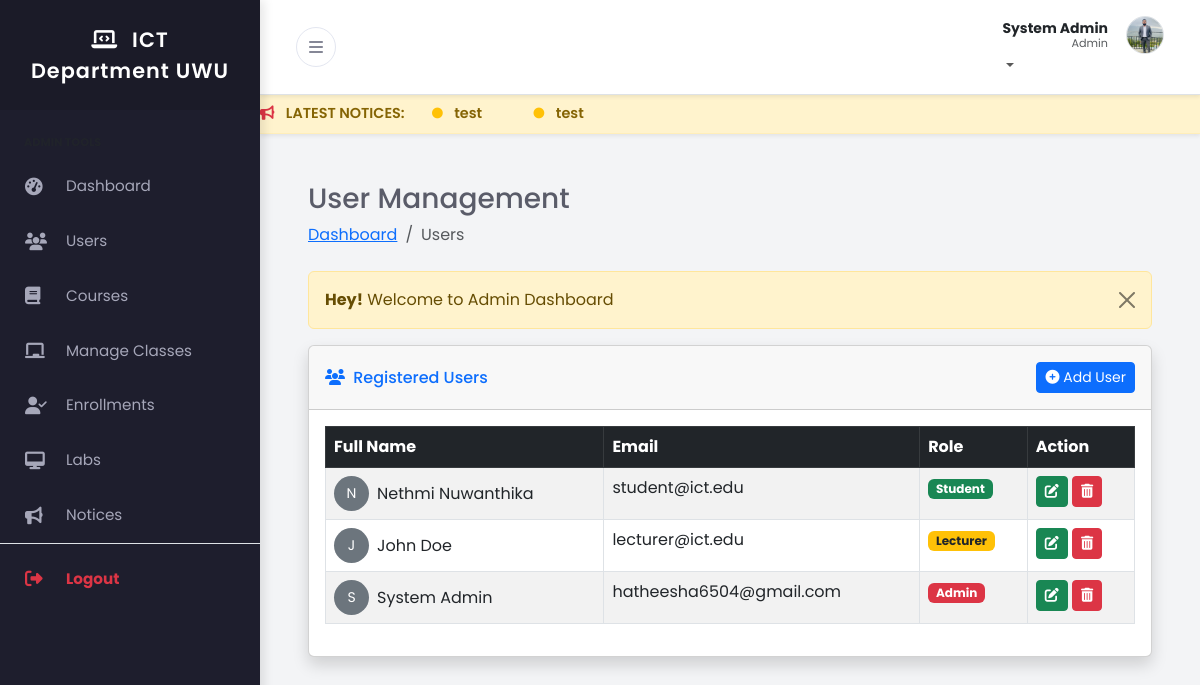
The page /admin/users.php (signed in) on the database its author committed.
### tables this page shows
CREATE TABLE IF NOT EXISTS `users` (
  `user_id` int NOT NULL AUTO_INCREMENT,
  `full_name` varchar(100) NOT NULL,
  `email` varchar(100) NOT NULL,
  `password_hash` varchar(255) NOT NULL,
  `role` enum('admin','lecturer','student') NOT NULL,
  `phone` varchar(20) DEFAULT NULL,
  `profile_pic` varchar(255) DEFAULT 'default.png',
  `created_at` timestamp NULL DEFAULT CURRENT_TIMESTAMP,
  `theme` varchar(10) DEFAULT 'light',
  PRIMARY KEY (`user_id`),
  UNIQUE KEY `email` (`email`)
);

### admin/users.php (the view, shortened to what this page needs)
<?php
include('../includes/header.php');
include('../config/db.php');
?>
<div class="container-fluid px-4">
    <h3 class="mt-4">User Management</h3>
    <ol class="breadcrumb mb-4">
        <li class="breadcrumb-item"><a href="index.php">Dashboard</a></li>
        <li class="breadcrumb-item active">Users</li>
    </ol>
    <?php include('../message.php'); ?>
    <div class="card shadow mb-4">
        <div class="card-header py-3 d-flex justify-content-between align-items-center">
            <h6 class="m-0 font-weight-bold text-primary"><i class="fas fa-users me-1"></i> Registered Users</h6>
            <button type="button" class="btn btn-primary btn-sm" data-bs-toggle="modal" data-bs-target="#addUserModal">
                <i class="fas fa-plus-circle"></i> Add User
            </button>
        </div>
        <div class="card-body">
            <div class="table-responsive">
                <table class="table table-bordered table-striped" id="dataTable" width="100%" cellspacing="0">
                    <thead class="table-dark">
                        <tr>
                            <th>Full Name</th>
                            <th>Email</th>
                            <th>Role</th>
                            <th>Action</th>
                        </tr>
                    </thead>
                    <tbody>
                        <?php
                        $query = "SELECT * FROM users ORDER BY user_id DESC";
                        $query_run = mysqli_query($conn, $query);
                        if(mysqli_num_rows($query_run) > 0)
                        {
                            foreach($query_run as $row)
                            {
                                ?>
                                <tr>
                                    <td>
                                        <div class="d-flex align-items-center">
                                            <div class="rounded-circle bg-secondary text-white d-flex justify-content-center align-items-center me-2" style="width:35px; height:35px; font-size:14px;">
                                                <?= strtoupper(substr($row['full_name'], 0, 1)); ?>
                                            </div>
                                            <?= $row['full_name']; ?>
                                        </div>
                                    </td>
                                    <td><?= $row['email']; ?></td>
                                    <td>
                                        <?php
                                        if($row['role'] == 'admin'){
                                            echo '<span class="badge bg-danger">Admin</span>';
                                        } elseif($row['role'] == 'lecturer'){
                                            echo '<span class="badge bg-warning text-dark">Lecturer</span>';
                                        } else {
                                            echo '<span class="badge bg-success">Student</span>';
                                        }
                                        ?>
                                    </td>
                                    <td>
                                        <a href="user_edit.php?id=<?= $row['user_id']; ?>" class="btn btn-success btn-sm"><i class="fas fa-edit"></i></a>
                                        <form action="code.php" method="POST" class="d-inline" onsubmit="return confirm('Are you sure you want to delete this user?');">
                                            <button type="submit" name="delete_user_btn" class="btn btn-danger btn-sm"><i class="fas fa-trash-alt"></i></button>
                                        </form>
                                    </td>
                                </tr>
                                <?php
                            }
                        }
                        else
                        {
                            echo "<tr><td colspan='5' class='text-center'>No Users Found</td></tr>";
                        }
                        ?>
                    </tbody>
                </table>
            </div>
        </div>
    </div>
</div>
<?php include('../includes/footer.php'); ?>

### includes/header.php (shortened to what this page needs)
<?php
include_once('../config/db.php');
$role = $_SESSION['auth_role'];
$user_id = $_SESSION['auth_user']['user_id'];
$header_query = "SELECT full_name, profile_pic, theme FROM users WHERE user_id='$user_id' LIMIT 1";
$header_query_run = mysqli_query($conn, $header_query);
$user_row = mysqli_fetch_array($header_query_run);
$user_name = $user_row['full_name'];
$profile_pic = $user_row['profile_pic'];
$user_theme = isset($user_row['theme']) ? $user_row['theme'] : 'light';
$initials = strtoupper(substr($user_name, 0, 1));
?>
<!DOCTYPE html>
<html lang="en">
<head>
    <link href="https://cdn.jsdelivr.net/npm/bootstrap@5.3.0/dist/css/bootstrap.min.css" rel="stylesheet">
    <link rel="stylesheet" href="https://cdnjs.cloudflare.com/ajax/libs/font-awesome/6.4.0/css/all.min.css">
    <link href="../assets/css/style.css" rel="stylesheet">
</head>
<body class="<?= ($user_theme == 'dark') ? 'dark-mode' : ''; ?>">
<div class="d-flex" id="wrapper">
    <div id="sidebar-wrapper">
        <div class="sidebar-heading">
            <i class="fas fa-laptop-code me-2"></i> ICT Department UWU
        </div>
        <div class="list-group list-group-flush mt-3">
            <?php if($role == 'admin') : ?>
                <div class="small text-uppercase fw-bold text-muted px-4 mb-2 mt-2" style="font-size:0.7rem;">Admin Tools</div>
                <a href="../admin/index.php" class="list-group-item list-group-item-action"><i class="fas fa-tachometer-alt me-3"></i> Dashboard</a>
                <a href="../admin/users.php" class="list-group-item list-group-item-action"><i class="fas fa-users me-3"></i> Users</a>
                <a href="../admin/courses.php" class="list-group-item list-group-item-action"><i class="fas fa-book me-3"></i> Courses</a>
                <a href="../admin/classes.php" class="list-group-item list-group-item-action"><i class="fas fa-chalkboard me-3"></i> Manage Classes</a>
                <a href="../admin/enrollments.php" class="list-group-item list-group-item-action"><i class="fas fa-user-check me-3"></i> Enrollments</a>
                <a href="../admin/labs.php" class="list-group-item list-group-item-action"><i class="fas fa-desktop me-3"></i> Labs</a>
                <a href="../admin/notices.php" class="list-group-item list-group-item-action"><i class="fas fa-bullhorn me-3"></i> Notices</a>
                <?php endif; ?>
            <div class="mt-auto mb-4 border-top pt-2">
                <a href="../logout.php" class="list-group-item list-group-item-action text-danger fw-bold">
                    <i class="fas fa-sign-out-alt me-3"></i> Logout
                </a>
            </div>
        </div>
    </div>
    <div id="page-content-wrapper">
        <nav class="navbar navbar-expand-lg border-bottom bg-white shadow-sm">
            <div class="container-fluid">
                <button class="btn btn-toggle" id="sidebarToggle">
                    <i class="fas fa-bars"></i>
                </button>
                <ul class="navbar-nav ms-auto mt-2 mt-lg-0">
                    <li class="nav-item dropdown">
                        <a class="nav-link dropdown-toggle p-0" href="#" id="navbarDropdown" role="button" data-bs-toggle="dropdown" aria-haspopup="true" aria-expanded="false">
                            <div class="user-profile-box d-flex align-items-center">
                                <div class="text-end d-none d-sm-block me-2" style="line-height: 1.2;">
                                    <span class="d-block fw-bold text-dark small"><?= $user_name; ?></span>
                                    <span class="d-block text-muted" style="font-size: 0.7rem;"><?= ucfirst($role); ?></span>
                                </div>
                                <?php if($profile_pic != 'default.png' && $profile_pic != ''): ?>
                                    <img src="../uploads/profile/<?= $profile_pic; ?>" class="rounded-circle border" style="width:38px; height:38px; object-fit:cover;">
                                <?php else: ?>
                                    <div class="user-avatar bg-primary text-white rounded-circle d-flex justify-content-center align-items-center fw-bold shadow-sm" style="width:38px; height:38px;">
                                        <?= $initials; ?>
                                    </div>
                                <?php endif; ?>
                            </div>
                        </a>
                    </li>
                </ul>
            </div>
        </nav>
        <?php
        $marquee_query = "SELECT title FROM notices ORDER BY id DESC LIMIT 5";
        $marquee_run = mysqli_query($conn, $marquee_query);
        if(mysqli_num_rows($marquee_run) > 0) {
            echo '<div class="notice-marquee shadow-sm">';
            echo '<marquee behavior="scroll" direction="left" onmouseover="this.stop();" onmouseout="this.start();">';
            echo '<i class="fas fa-bullhorn me-2 text-danger"></i> LATEST NOTICES: ';
            while($m_row = mysqli_fetch_array($marquee_run)) {
                echo '<span class="mx-4"> <i class="fas fa-circle fa-xs text-warning me-2"></i> ' . $m_row['title'] . '</span>';
            }
            echo '</marquee>';
            echo '</div>';
        }
        ?>
        <div class="container-fluid px-4 py-4">

### assets/css/style.css (style rules this page uses)
:root { --primary-color: #4e73df; --secondary-color: #858796; --body-bg: #f3f4f6; --text-color: #5a5c69; --sidebar-bg: #1e1e2d; --sidebar-text: #a6a7b9; --sidebar-text-hover: #ffffff; --sidebar-active-bg: #2b2b40; --navbar-bg: #ffffff; --card-bg: #ffffff; --shadow-sm: 0 0.125rem 0.25rem rgba(0, 0, 0, 0.075); --shadow-md: 0 4px 6px -1px rgba(0, 0, 0, 0.1), 0 2px 4px -1px rgba(0, 0, 0, 0.06); }
body { font-family: "Poppins", sans-serif; background-color: var(--body-bg); color: var(--text-color); overflow-x: hidden; }
#wrapper { display: flex; width: 100%; align-items: stretch; transition: all 0.3s ease-in-out; }
#sidebar-wrapper { min-width: 260px; max-width: 260px; min-height: 100vh; background-color: var(--sidebar-bg); color: var(--sidebar-text); transition: margin 0.3s ease-in-out; box-shadow: 4px 0 10px rgba(0, 0, 0, 0.1); z-index: 1000; }
.sidebar-heading { padding: 1.5rem; font-size: 1.3rem; font-weight: 600; text-align: center; color: #fff; background: rgba(0, 0, 0, 0.1); letter-spacing: 1px; }
.list-group-item { background-color: transparent; color: var(--sidebar-text); border: none; padding: 16px 25px; font-weight: 400; transition: all 0.2s; font-size: 0.95rem; display: flex; align-items: center; }
.list-group-item i { width: 25px; font-size: 1.1rem; }
#page-content-wrapper { width: 100%; transition: all 0.3s ease; }
.navbar { background-color: var(--navbar-bg) !important; box-shadow: var(--shadow-sm); padding: 1rem 1.5rem; }
.btn-toggle { background: transparent; border: 1px solid #e3e6f0; color: var(--secondary-color); border-radius: 50%; width: 40px; height: 40px; display: flex; align-items: center; justify-content: center; transition: all 0.2s; }
.user-profile-box { display: flex; align-items: center; gap: 10px; cursor: pointer; }
@media (min-width: 768px) { #sidebar-wrapper { margin-left: 0; } }
.notice-marquee { background: #fff3cd; color: #856404; padding: 8px 0; font-weight: 600; font-size: 0.9rem; border-bottom: 1px solid #ffeeba; white-space: nowrap; overflow: hidden; }

### rows shown on the page
users: full_name "System Admin", profile_pic (picture), full_name "S", email "hatheesha6504@gmail.com", role "Admin"
users: full_name "N", full_name "Nethmi Nuwanthika", email "student@ict.edu", role "Student"
users: full_name "J", full_name "John Doe", email "lecturer@ict.edu", role "Lecturer"

### other values the page prints
$role "Admin"
$m_row['title'] "test"
$_SESSION['message'] "Welcome to Admin Dashboard"
